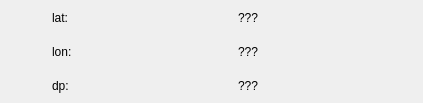
<?xml version="1.0" encoding="UTF-8"?>
<ui version="4.0">
 <class>AttribPointWidget</class>
 <widget class="QWidget" name="AttribPointWidget">
  <property name="geometry">
   <rect>
    <x>0</x>
    <y>0</y>
    <width>423</width>
    <height>103</height>
   </rect>
  </property>
  <property name="minimumSize">
   <size>
    <width>0</width>
    <height>60</height>
   </size>
  </property>
  <property name="windowTitle">
   <string>Form</string>
  </property>
  <layout class="QHBoxLayout" name="horizontalLayout_2">
   <property name="spacing">
    <number>1</number>
   </property>
   <property name="leftMargin">
    <number>1</number>
   </property>
   <property name="topMargin">
    <number>1</number>
   </property>
   <property name="rightMargin">
    <number>1</number>
   </property>
   <property name="bottomMargin">
    <number>1</number>
   </property>
   <item>
    <layout class="QHBoxLayout" name="horizontalLayout">
     <item>
      <widget class="QLabel" name="tool_label">
       <property name="minimumSize">
        <size>
         <width>10</width>
         <height>10</height>
        </size>
       </property>
       <property name="maximumSize">
        <size>
         <width>50</width>
         <height>50</height>
        </size>
       </property>
       <property name="text">
        <string/>
       </property>
       <property name="pixmap">
        <pixmap resource="ressources.qrc">:/icons/ressources/map-marker-plus.svg</pixmap>
       </property>
       <property name="scaledContents">
        <bool>true</bool>
       </property>
       <property name="margin">
        <number>5</number>
       </property>
      </widget>
     </item>
     <item>
      <layout class="QGridLayout" name="gridLayout">
       <item row="1" column="0">
        <widget class="QLabel" name="label_2">
         <property name="text">
          <string>lon:</string>
         </property>
         <property name="textFormat">
          <enum>Qt::PlainText</enum>
         </property>
        </widget>
       </item>
       <item row="0" column="1">
        <widget class="QLabel" name="x_label">
         <property name="text">
          <string>???</string>
         </property>
         <property name="textFormat">
          <enum>Qt::PlainText</enum>
         </property>
        </widget>
       </item>
       <item row="1" column="1">
        <widget class="QLabel" name="y_label">
         <property name="text">
          <string>???</string>
         </property>
         <property name="textFormat">
          <enum>Qt::PlainText</enum>
         </property>
        </widget>
       </item>
       <item row="0" column="0">
        <widget class="QLabel" name="label">
         <property name="text">
          <string>lat:</string>
         </property>
         <property name="textFormat">
          <enum>Qt::PlainText</enum>
         </property>
        </widget>
       </item>
       <item row="2" column="1">
        <widget class="QLabel" name="z_label">
         <property name="text">
          <string>???</string>
         </property>
         <property name="textFormat">
          <enum>Qt::PlainText</enum>
         </property>
        </widget>
       </item>
       <item row="2" column="0">
        <widget class="QLabel" name="label_3">
         <property name="text">
          <string>dp:</string>
         </property>
         <property name="textFormat">
          <enum>Qt::PlainText</enum>
         </property>
        </widget>
       </item>
      </layout>
     </item>
    </layout>
   </item>
  </layout>
 </widget>
 <resources>
  <include location="ressources.qrc"/>
 </resources>
 <connections/>
</ui>
